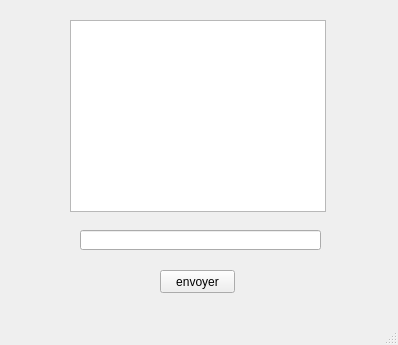
<?xml version="1.0" encoding="UTF-8"?>
<ui version="4.0">
 <class>MainWindow</class>
 <widget class="QMainWindow" name="MainWindow">
  <property name="geometry">
   <rect>
    <x>0</x>
    <y>0</y>
    <width>398</width>
    <height>345</height>
   </rect>
  </property>
  <property name="windowTitle">
   <string>MainWindow</string>
  </property>
  <widget class="QWidget" name="centralwidget">
   <widget class="QListWidget" name="listWidget">
    <property name="geometry">
     <rect>
      <x>70</x>
      <y>20</y>
      <width>256</width>
      <height>192</height>
     </rect>
    </property>
   </widget>
   <widget class="QLineEdit" name="lineEdit">
    <property name="geometry">
     <rect>
      <x>80</x>
      <y>230</y>
      <width>241</width>
      <height>20</height>
     </rect>
    </property>
   </widget>
   <widget class="QPushButton" name="pushButton_envoyer">
    <property name="geometry">
     <rect>
      <x>160</x>
      <y>270</y>
      <width>75</width>
      <height>23</height>
     </rect>
    </property>
    <property name="text">
     <string>envoyer</string>
    </property>
   </widget>
  </widget>
  <widget class="QMenuBar" name="menubar">
   <property name="geometry">
    <rect>
     <x>0</x>
     <y>0</y>
     <width>398</width>
     <height>21</height>
    </rect>
   </property>
  </widget>
  <widget class="QStatusBar" name="statusbar"/>
 </widget>
 <resources/>
 <connections/>
</ui>
